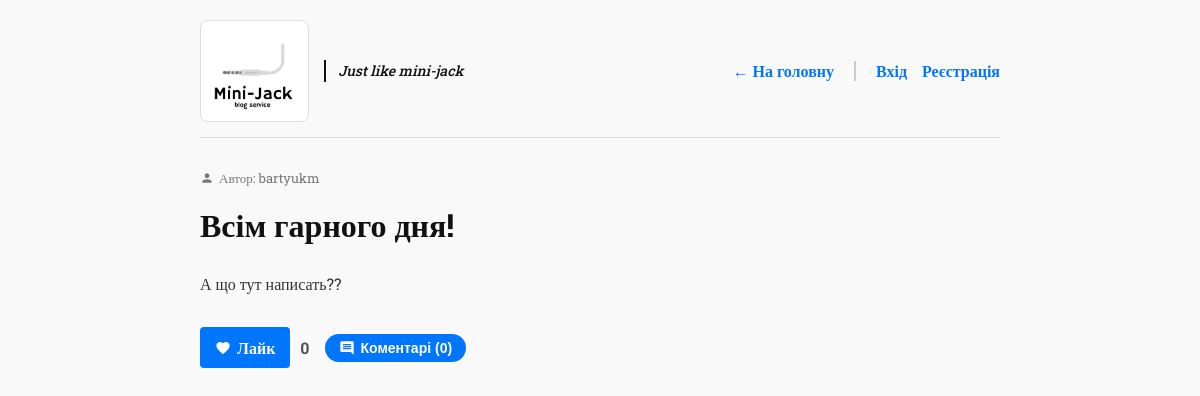
Screenshot of /post/2 with the database file from the repository.
### tables this page shows
CREATE TABLE users (
            id INTEGER PRIMARY KEY AUTOINCREMENT,
            username TEXT UNIQUE NOT NULL,
            password TEXT NOT NULL
        );

CREATE TABLE posts (
            id INTEGER PRIMARY KEY AUTOINCREMENT,
            user_id INTEGER,
            title TEXT NOT NULL,
            content TEXT NOT NULL,
            image_filename TEXT,
            likes INTEGER DEFAULT 0,
            is_deleted INTEGER DEFAULT 0,
            deleted_at TEXT,
            FOREIGN KEY (user_id) REFERENCES users (id) ON DELETE SET NULL
        );

### app.py (the view)
@app.route('/post/<int:post_id>')
def post(post_id):
    conn = get_db_connection()
    post_row = conn.execute('''
        SELECT p.*, u.username
        FROM posts p
        LEFT JOIN users u ON p.user_id = u.id
        WHERE p.id = ?
    ''', (post_id,)).fetchone()
    if post_row is None or post_row['is_deleted'] == 1:
        conn.close()
        return "Пост не знайдено або він у кошику!", 404
    post_data = dict(post_row)
    comments_rows = conn.execute('''
        SELECT c.*, u.username
        FROM comments c
        LEFT JOIN users u ON c.user_id = u.id
        WHERE c.post_id = ?
        ORDER BY c.id ASC
    ''', (post_id,)).fetchall()
    post_data['comments'] = [dict(c) for c in comments_rows]
    post_data['comments_count'] = len(post_data['comments'])
    conn.close()
    return render_template('post.html', post=post_data)

### app.py (called while the page is built)
def get_db_connection():
    conn = sqlite3.connect('database.db')
    conn.execute('PRAGMA foreign_keys = ON;')
    conn.row_factory = sqlite3.Row
    return conn

@app.context_processor
def inject_user():
    return dict(current_user_id=session.get('user_id'), current_username=session.get('username'))

### templates/post.html (shortened to what this page needs)
<!DOCTYPE html>
<html lang="uk">
<head>
    <link rel="stylesheet" href="{{ url_for('static', filename='style.css') }}">
</head>
<body>
    <nav>
        <div class="logo-container">
            <a href="{{ url_for('index') }}" style="margin: 0; padding: 0;">
                <img src="{{ url_for('static', filename='logo.png') }}" alt="Mini-Jack" class="blog-logo">
            </a>
            <span class="site-tagline">Just like mini-jack</span>
        </div>
        <div class="nav-links">
            <a href="{{ url_for('index') }}">← На головну</a>
            <div class="auth-separator"></div>
            {% if current_user_id %}
                <span class="user-greeting">
                    <svg viewBox="0 0 24 24"><path d="M12 12c2.21 0 4-1.79 4-4s-1.79-4-4-4-4 1.79-4 4 1.79 4 4 4zm0 2c-2.67 0-8 1.34-8 4v2h16v-2c0-2.66-5.33-4-8-4z"/></svg>
                    {{ current_username }}
                </span>
                <a href="{{ url_for('logout') }}" class="btn-logout">Вийти</a>
            {% else %}
                <a href="{{ url_for('login') }}">Вхід</a>
                <a href="{{ url_for('register') }}">Реєстрація</a>
            {% endif %}
        </div>
    </nav>
    <div class="post-author-meta" style="margin-bottom: 10px;">
        <svg viewBox="0 0 24 24"><path d="M12 12c2.21 0 4-1.79 4-4s-1.79-4-4-4-4 1.79-4 4 1.79 4 4 4zm0 2c-2.67 0-8 1.34-8 4v2h16v-2c0-2.66-5.33-4-8-4z"/></svg>
        <span>Автор: {{ post['username'] if post['username'] else 'Гість' }}</span>
    </div>
    <h1 style="margin-top: 0;">{{ post['title'] }}</h1>
    <div class="post-content">
        <p>{{ post['content'] }}</p>
    </div>
    <div class="post-actions" style="margin-top: 30px; margin-bottom: 30px;">
        <div class="actions-left">
            <div class="like-container">
                <form action="{{ url_for('like_post', post_id=post['id']) }}" method="post" class="like-form" data-post-id="{{ post['id'] }}" data-likes-count="{{ post['likes'] }}">
                    <button type="submit" class="like-button" id="btn-like-{{ post['id'] }}">
                        <svg viewBox="0 0 24 24"><path d="M12 21.35l-1.45-1.32C5.4 15.36 2 12.28 2 8.5 2 5.42 4.42 3 7.5 3c1.74 0 3.41.81 4.5 2.09C13.09 3.81 14.76 3 16.5 3 19.5 3 22 5.42 22 8.5c0 3.78-3.4 6.86-8.55 11.54L12 21.35z"/></svg>
                        Лайк
                    </button>
                </form>
                <span class="like-count">{{ post['likes'] }}</span>
            </div>
            <button class="comment-toggle-btn" onclick="document.getElementById('modal-overlay-{{ post['id'] }}').style.display = 'flex'">
                <svg viewBox="0 0 24 24"><path d="M21.99 4c0-1.1-.89-2-1.99-2H4c-1.1 0-2 .9-2 2v12c0 1.1.9 2 2 2h14l4 4-.01-18zM18 14H6v-2h12v2zm0-3H6V9h12v2zm0-3H6V6h12v2z"/></svg>
                Коментарі ({{ post['comments_count'] }})
            </button>
        </div>
    </div>
</body>
</html>

### static/style.css (style rules this page uses)
body { font-family: "Roboto Slab", serif; font-optical-sizing: auto; font-weight: 400; font-style: normal; line-height: 1.6; max-width: 800px; margin: 0 auto; padding: 20px; background-color: #f9f9f9; color: #333; }
h1, h2, h3 { font-family: "Roboto Slab", serif; font-weight: 700; color: #111; }
nav { display: flex; justify-content: space-between; align-items: center; margin-bottom: 30px; padding-bottom: 15px; border-bottom: 1px solid #ddd; position: relative; background-color: #f9f9f9; }
.logo-container { display: flex; align-items: center; }
.blog-logo { max-height: 90px; width: auto; display: block; border: 1px solid #ddd; border-radius: 8px; padding: 5px; background-color: #fff; }
.site-tagline { font-family: "Roboto Slab", serif; font-weight: 500; font-size: 14px; color: #111111; margin-left: 15px; font-style: italic; border-left: 2px solid #111111; padding-left: 12px; display: inline-block; }
.nav-links { display: flex; align-items: center; gap: 15px; }
nav a { text-decoration: none; color: #0076ff; font-weight: 700; display: flex; align-items: center; gap: 5px; }
.auth-separator { width: 2px; height: 20px; background-color: #ccc; margin: 0 5px; }
.post-author-meta { font-size: 13px; color: #777; margin-bottom: 10px; display: flex; align-items: center; gap: 5px; }
.post-author-meta svg { width: 14px; height: 14px; fill: currentColor; }
.post-actions { margin-top: 15px; display: flex; justify-content: space-between; align-items: center; flex-wrap: wrap; gap: 10px; }
.actions-left { display: flex; align-items: center; gap: 15px; }
.like-container { display: flex; align-items: center; }
.like-button { background: #ff4757; color: white; border: none; padding: 6px 14px; border-radius: 20px; cursor: pointer; font-weight: bold; font-size: 14px; display: flex; align-items: center; gap: 6px; transition: background 0.2s; }
.like-button svg { width: 16px; height: 16px; fill: currentColor; }
.like-count { margin-left: 10px; font-weight: bold; color: #555; }
.comment-toggle-btn { background: #0076ff; color: white; border: none; padding: 6px 14px; border-radius: 20px; cursor: pointer; font-weight: bold; font-size: 14px; display: flex; align-items: center; gap: 6px; transition: background 0.2s; }
.comment-toggle-btn svg { width: 16px; height: 16px; fill: currentColor; }
button[type="submit"] { font-family: "Roboto Slab", serif; background: #0076ff; color: #fff; padding: 10px 15px; border: none; border-radius: 4px; cursor: pointer; font-size: 16px; font-weight: 700; }

### rows the page displays
users: username "bartyukm"
posts: title "Всім гарного дня!", content "А що тут написать??", likes "0"

### other values shown
{{ post['comments_count'] }} "0"
